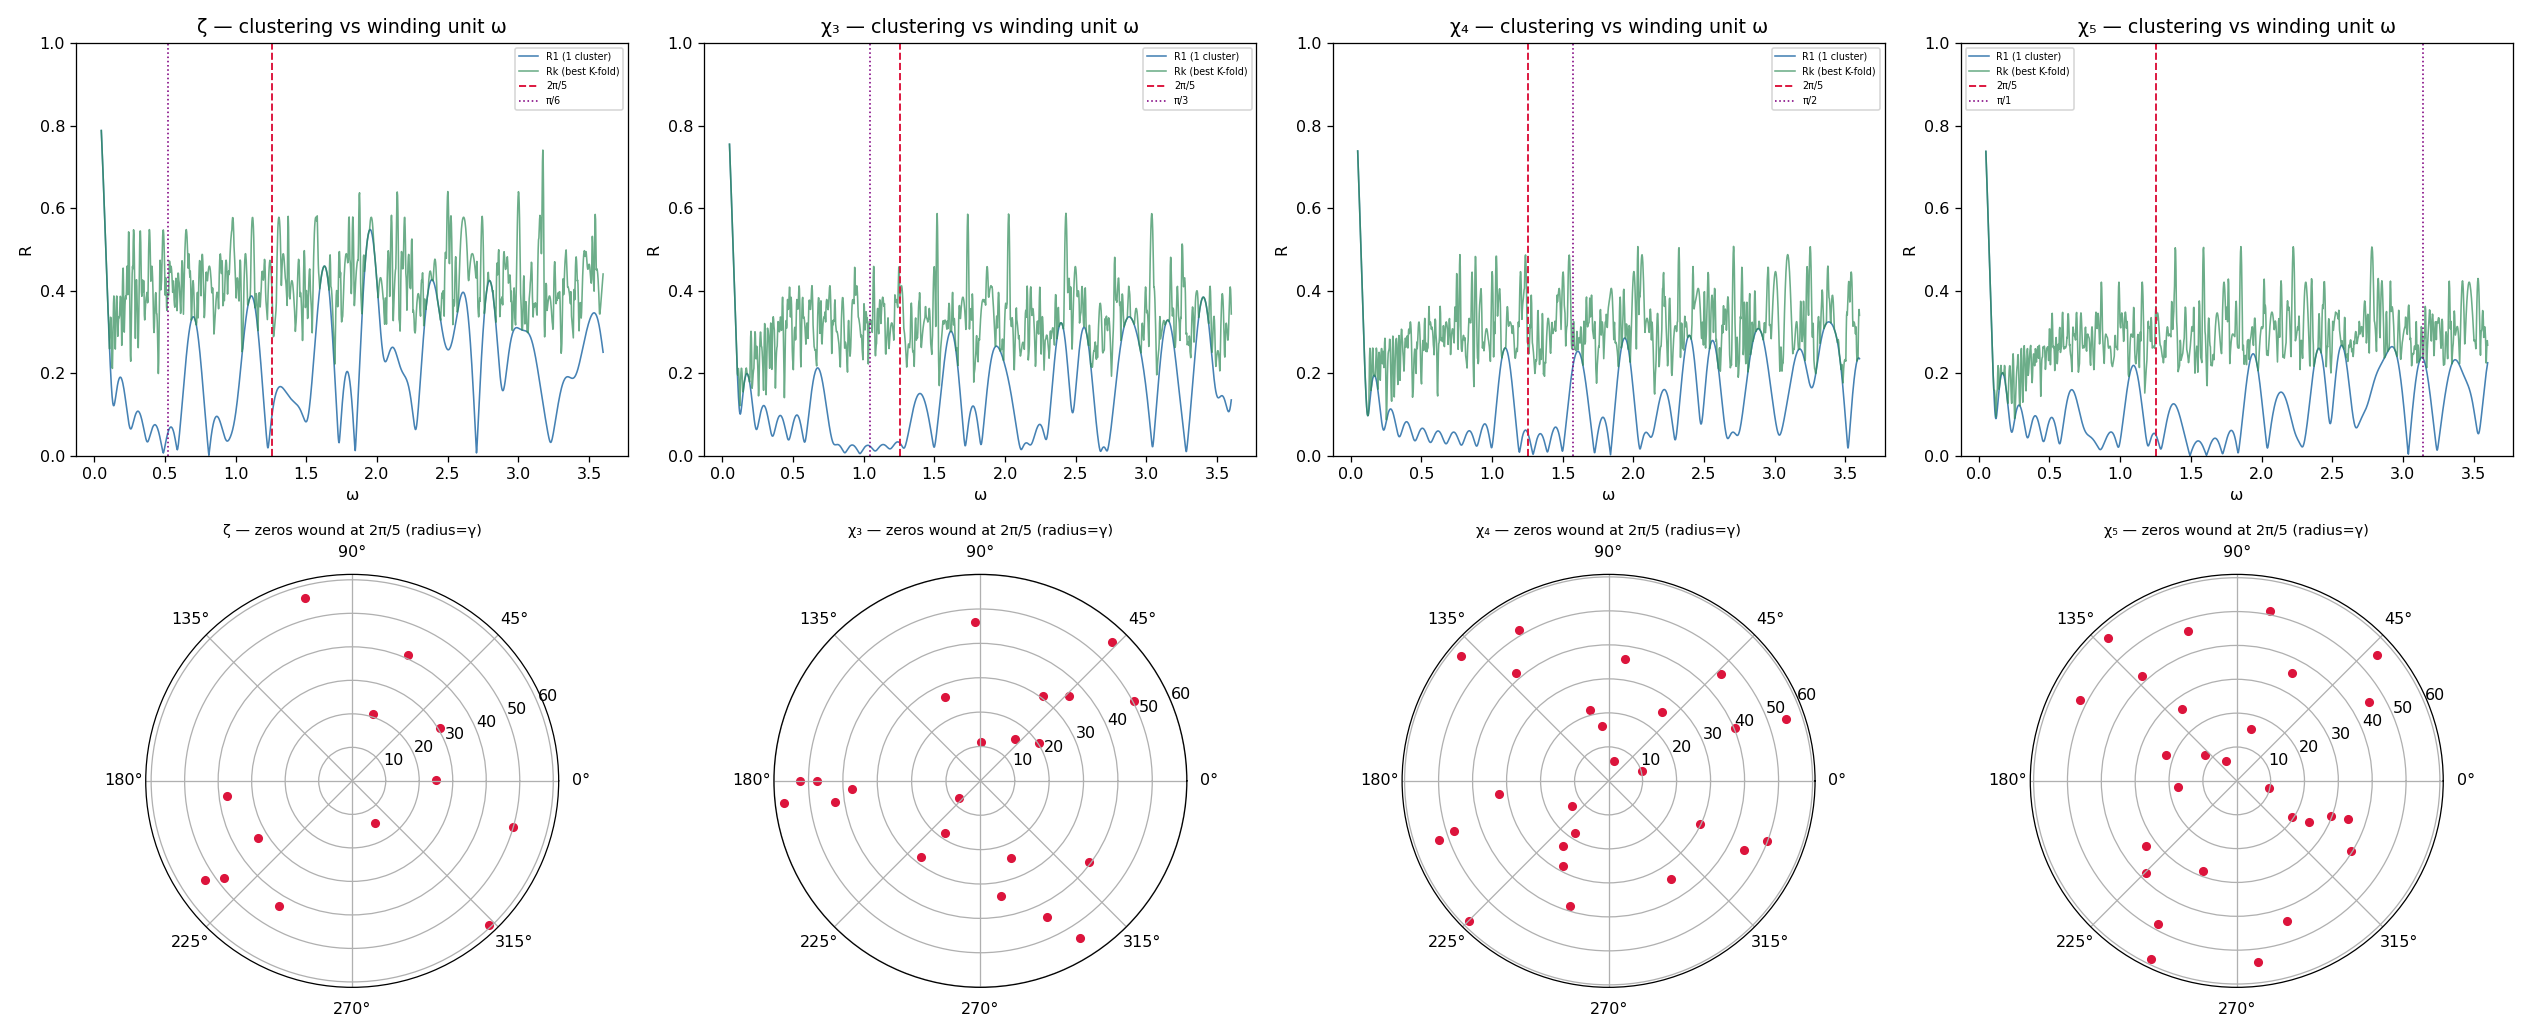

Source code (Python):
"""
Figure out the helix winding unit FROM THE DATA.

Wind each channel's zeros at rate ω (angle per unit height): a_j = ω·γ_j (mod 2π).
Scan ω; measure clustering of {a_j}.  Two metrics:
  R1(ω) = |mean exp(i·ω·γ_j)|             (single-cluster phase alignment)
  Rk(ω) = max_{K≤8} |mean exp(i·K·ω·γ_j)| (best K-fold spoke alignment)
Peaks ⇒ data-preferred units.  Mark 2π/5 (the test) and the π/helixUnit guesses.
"""
import numpy as np, mpmath as mp, math, os
import matplotlib; matplotlib.use('Agg'); import matplotlib.pyplot as plt
mp.mp.dps = 15
OUT = os.path.dirname(os.path.abspath(__file__))

def make_char(q, vals):  # vals: dict residue->±1
    return lambda n: vals.get(n % q, 0)

CH = [
  dict(name='ζ',  q=1, chi=(lambda n: 1),                       hu=6),
  dict(name='χ₃', q=3, chi=make_char(3, {1:1, 2:-1}),           hu=3),
  dict(name='χ₄', q=4, chi=make_char(4, {1:1, 3:-1}),           hu=2),
  dict(name='χ₅', q=5, chi=make_char(5, {1:1, 4:1, 2:-1, 3:-1}), hu=1),  # quadratic char mod 5
]

def Lfun(ch):
    q, chi = ch['q'], ch['chi']
    if q == 1:
        return lambda s: mp.zeta(s)
    return lambda s: q**(-s) * mp.fsum(chi(r)*mp.zeta(s, mp.mpf(r)/q) for r in range(1, q+1))

def zeros_of(ch, tmax=60.0):
    L = Lfun(ch); ts = np.linspace(2.0, tmax, 2600)
    v = np.array([abs(complex(L(mp.mpf('0.5')+1j*mp.mpf(float(t))))) for t in ts])
    return np.array([ts[i] for i in range(1, len(ts)-1)
                     if v[i] < v[i-1] and v[i] < v[i+1] and v[i] < 0.4])

TEST = 2*math.pi/5
om = np.linspace(0.05, 3.6, 1400)
fig, axes = plt.subplots(2, 4, figsize=(22, 9))
for col, ch in enumerate(CH):
    g = zeros_of(ch)
    R1 = np.array([abs(np.mean(np.exp(1j*w*g))) for w in om])
    Rk = np.array([max(abs(np.mean(np.exp(1j*K*w*g))) for K in range(1, 9)) for w in om])
    print(f"{ch['name']}: {len(g)} zeros;  R1(2π/5)={abs(np.mean(np.exp(1j*TEST*g))):.3f}, "
          f"Rk(2π/5)={max(abs(np.mean(np.exp(1j*K*TEST*g))) for K in range(1,9)):.3f};  "
          f"argmax R1 at ω={om[np.argmax(R1)]:.3f}, argmax Rk at ω={om[np.argmax(Rk)]:.3f}")
    ax = axes[0, col]
    ax.plot(om, R1, color='steelblue', lw=1, label='R1 (1 cluster)')
    ax.plot(om, Rk, color='seagreen', lw=1, alpha=0.7, label='Rk (best K-fold)')
    ax.axvline(TEST, color='crimson', ls='--', lw=1.2, label='2π/5')
    ax.axvline(math.pi/ch['hu'], color='purple', ls=':', lw=1, label=f'π/{ch["hu"]}')
    ax.set_title(f"{ch['name']} — clustering vs winding unit ω"); ax.set_xlabel('ω'); ax.set_ylabel('R')
    ax.legend(fontsize=6); ax.set_ylim(0, 1)
    # polar: zeros wound at 2π/5
    axp = axes[1, col]; axp.remove(); axp = fig.add_subplot(2, 4, 4+col+1, projection='polar')
    a = (TEST*g) % (2*math.pi)
    axp.scatter(a, g, s=22, color='crimson')
    axp.set_title(f"{ch['name']} — zeros wound at 2π/5 (radius=γ)", fontsize=9)
fig.tight_layout(); fig.savefig(f'{OUT}/find_unit.png', dpi=115)
print(f"\nsaved {OUT}/find_unit.png   (2π/5 = {TEST:.4f})")
